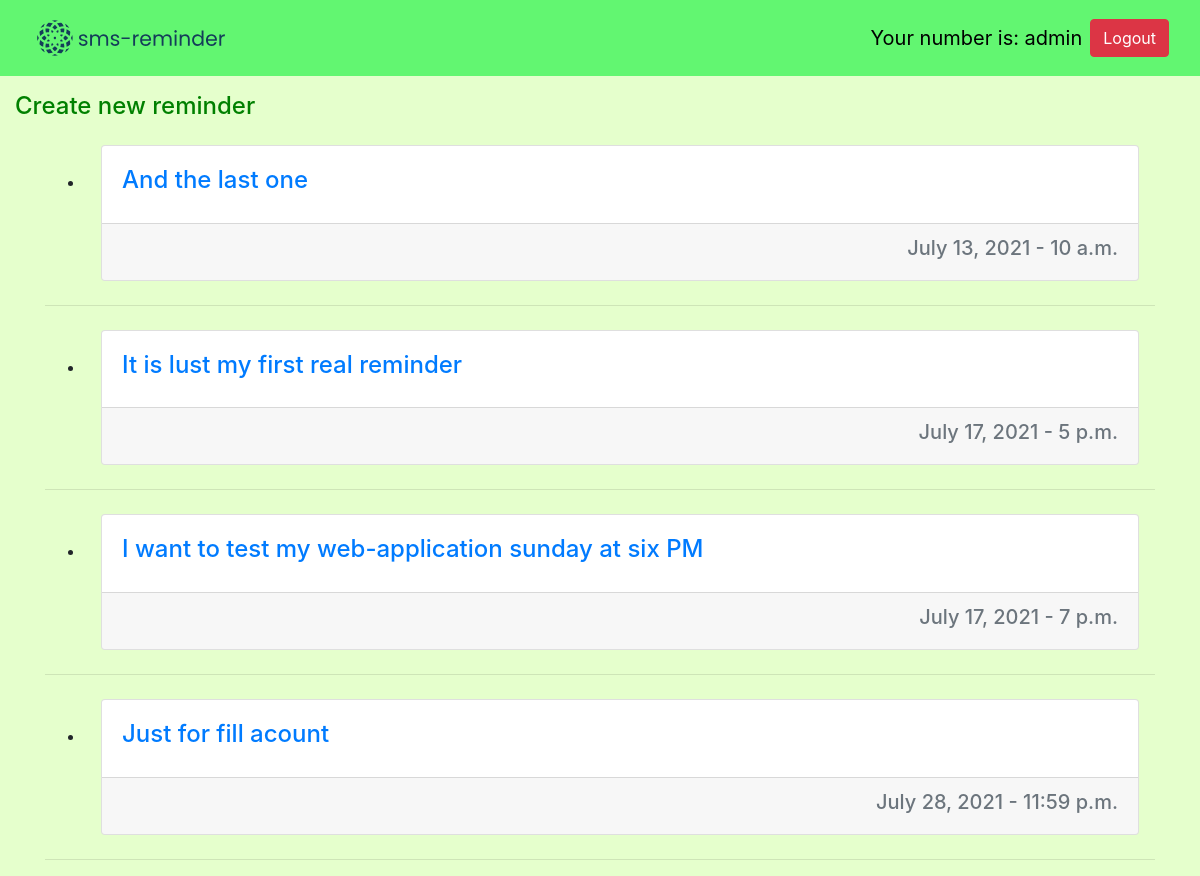
The page /remindlist/ (signed in) on the database as committed earlier.
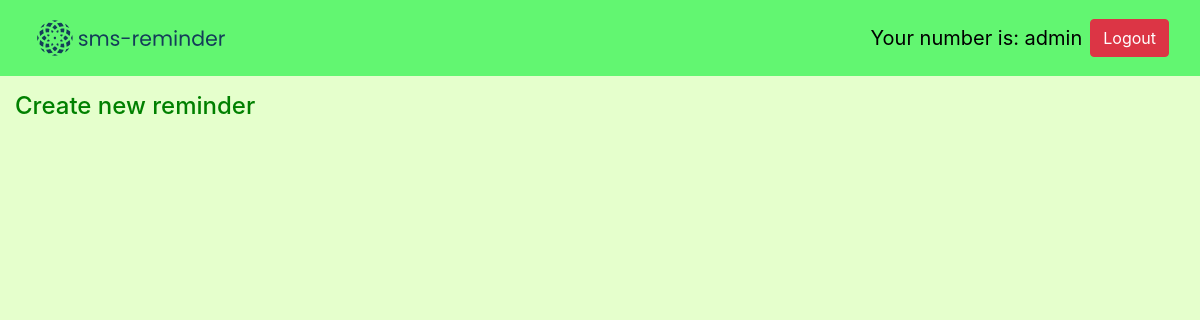
The same page on the database as committed later.
### reminder/models.py (models this page shows, shortened)
class Remind(models.Model):
    title = models.CharField(max_length=100)
    remind_date = models.DateField(default=datetime.date.today)
    remind_time = models.TimeField(default=datetime.time(10, 0))
    author = models.ForeignKey(User, on_delete=models.CASCADE)

### reminder/views.py (the view)
# urls.py: path('remindlist/', views.remindlist, name='remindlist'),
def remindlist(request):
    content = Remind.objects.filter(author=request.user).order_by('remind_date')
    return render(request, 'reminder/remindlist.html', {'content': content})

### reminder/templates/reminder/remindlist.html (shortened to what this page needs)
{% extends 'reminder/base.html' %}
{% load static %}
{% block content %}
    <div class="container-fluid">
        <div class="d-flex">
            <a href="{% url 'create' %}" style="color: green">
                <p><h4>Create new reminder</h4></p>
            </a>
        </div>
    </div>
    {% for rem in content %}
        <div class="container">
            <ul>
                <li>
                    <a href="{% url 'remindetail' rem.id %}" class="nav-link">
                        <div class="card text-left">
                          <div class="card-body">
                            <h4>{{ rem.title }}</h4>
                          </div>
                          <div class="card-footer text-muted text-right">
                            <h5>{{ rem.remind_date }} - {{ rem.remind_time }}</h5>
                          </div>
                        </div>
                    </a>
                </li>
            </ul>
            <hr>
        </div>
    {% endfor %}
{% endblock %}

Rows that differ between the two databases and show on the page:
removed Remind: title "And the last one", remind_date "July 13, 2021", remind_time "10 a.m."
removed Remind: title "It is lust my first real reminder", remind_date "July 17, 2021", remind_time "5 p.m."
removed Remind: title "I want to test my web-application sunday at six PM", remind_date "July 17, 2021", remind_time "7 p.m."
removed Remind: title "Just for fill acount", remind_date "July 28, 2021", remind_time "11:59 p.m."
